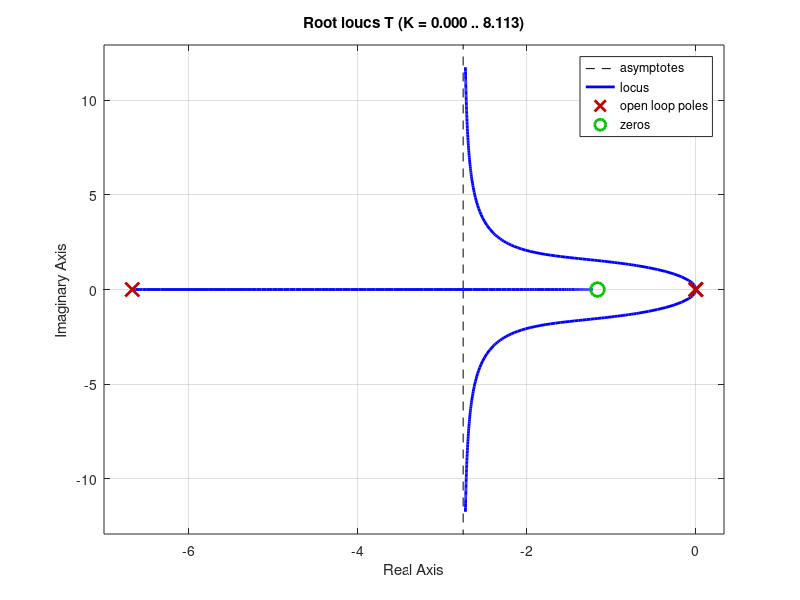
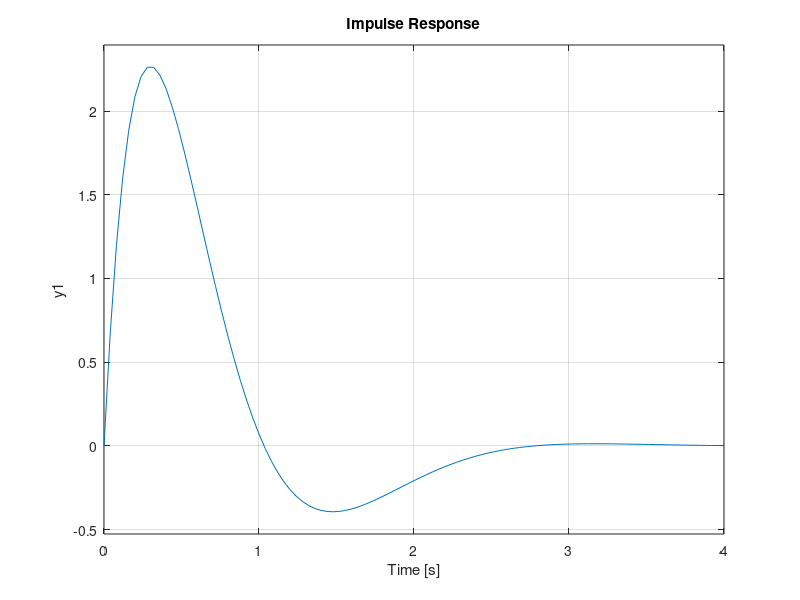
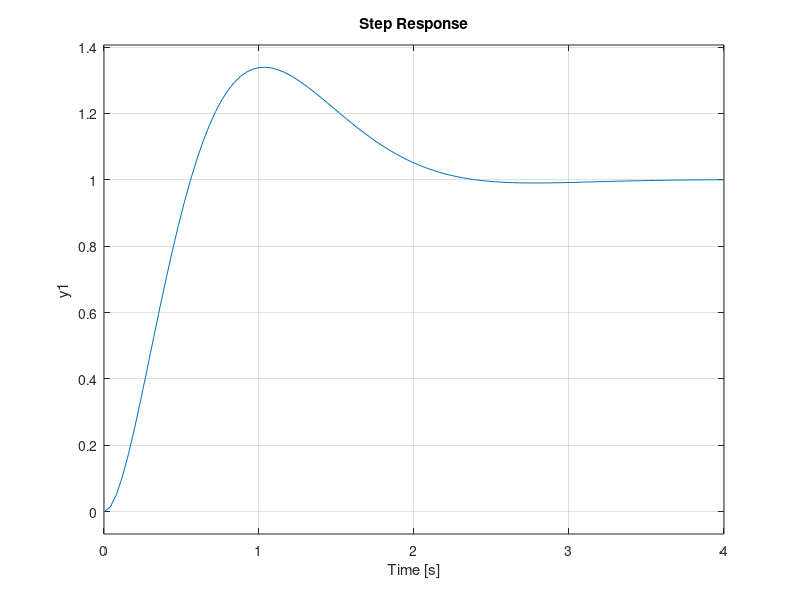

MATLAB code for these plots, in order:
s = tf('s');

G = 1/(s^2);
C = 3.2673*(1+0.86*s)/(1+0.15*s);
T = C*G;
FB = T/(1+T);

rlocus(T)

figure
impulse(FB)

figure
step(FB)